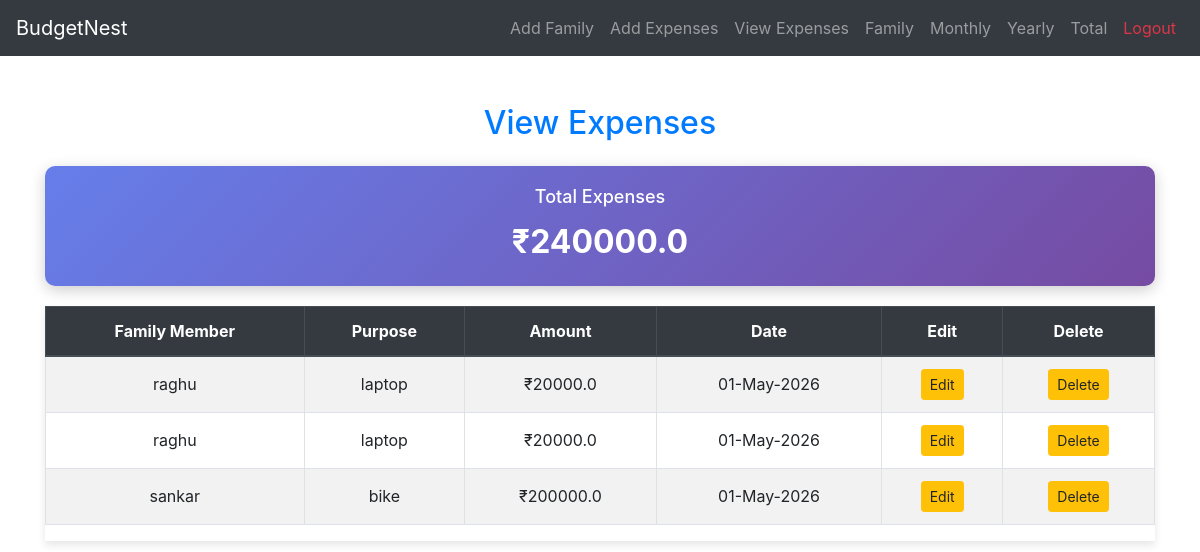
The app's page /viewexpense/ (signed in) with its own data.
### family/models.py (models this page shows, shortened)
class Expenses(models.Model):
    familyLead = models.ForeignKey(User, on_delete=models.CASCADE)
    name = models.ForeignKey(FamilyMembers, on_delete=models.CASCADE)
    purpose = models.CharField(max_length=100)
    expense = models.FloatField(max_length=100000000000000000)
    date = models.DateField(blank=True, null=True)

class FamilyMembers(models.Model): # contains family details
    familyLead = models.ForeignKey(User, on_delete=models.CASCADE)
    firstname = models.CharField(max_length=100)
    age = models.IntegerField()
    income = models.FloatField(max_length=5000000000000000)

### family/views.py (the view)
# urls.py: path('viewexpense/', views.view_expenses, name='viewexpense'),
@login_required
@never_cache
def view_expenses(request):
    expenses = Expenses.objects.filter(familyLead=request.user).order_by('-date')
    total_expense = sum(exp.expense for exp in expenses)
    context = {
        'expenses': expenses,
        'total_expense': total_expense
    }
    return render(request, 'view_expense.html', context)

### templates/view_expense.html (shortened to what this page needs)
{% extends 'base.html' %}
{% load static %}
{% block content %}
<link href="{% static 'css/view_expense.css' %}" rel="stylesheet">
<div class="container mt-5">
    <h2 class="text-center mb-4 text-primary">View Expenses</h2>
    {% if expenses %}
        <div class="total-expense-box">
            <h3>Total Expenses</h3>
            <div class="amount">₹{{ total_expense }}</div>
        </div>
        <div class="table-responsive expense-table">
            <table class="table table-striped table-bordered table-hover">
                <thead class="thead-dark">
                    <tr>
                        <th class="text-center">Family Member</th>
                        <th class="text-center">Purpose</th>
                        <th class="text-center">Amount</th>
                        <th class="text-center">Date</th>
                        <th class="text-center">Edit</th>
                        <th class="text-center">Delete</th>
                    </tr>
                </thead>
                <tbody>
                    {% for expense in expenses %}
                        <tr>
                            <td class="text-center">{{ expense.name.firstname }}</td>
                            <td class="text-center">{{ expense.purpose }}</td>
                            <td class="text-center">₹{{ expense.expense }}</td>
                            <td class="text-center">{{ expense.date|date:"d-M-Y" }}</td>
                            <td class="text-center">
                                <a href="{% url 'updateexpense' expense.id %}" class="btn btn-warning btn-sm">Edit</a>
                            </td>
                            <td class="text-center">
                                <a href="{% url 'deleteexpense' expense.id %}" class="btn btn-warning btn-sm">Delete</a>
                            </td>
                        </tr>
                    {% endfor %}
                </tbody>
            </table>
        </div>
    {% else %}
        <div class="no-expenses">
            <p>No expenses recorded yet.</p>
            <a href="{% url 'addexpense' %}" class="btn btn-primary">Add an Expense</a>
        </div>
    {% endif %}
</div>
{% endblock %}

### templates/base.html (shortened to what this page needs)
<!DOCTYPE html>
<html lang="en">
<head>
    <link rel="stylesheet" href="https://maxcdn.bootstrapcdn.com/bootstrap/4.5.2/css/bootstrap.min.css">
</head>
<body>
{% include 'navbar.html' %}
<div>
    {% block content %}
    {% endblock %}
</div>
</body>
</html>

### templates/navbar.html (shortened to what this page needs)
   <nav class="navbar navbar-expand-md navbar-dark bg-dark fixed-top">
       <a class="navbar-brand" href="{% url 'dashboard' %}">BudgetNest</a>
       <div class="collapse navbar-collapse" id="navbarNav">
           <ul class="navbar-nav ml-auto">
               <li class="nav-item">
                   <a class="nav-link" href="{% url 'addfamily' %}">Add Family</a>
               </li>
               <li class="nav-item">
                   <a class="nav-link" href="{% url 'addexpense' %}">Add Expenses</a>
               </li>
               <li class="nav-item">
                   <a class="nav-link" href="{% url 'viewexpense' %}">View Expenses</a>
               </li>
               <li class="nav-item">
                   <a class="nav-link" href="{% url 'seefamily' %}">Family</a>
               </li>
               <li class="nav-item">
                   <a class="nav-link" href="{% url 'monthlyreport' %}">Monthly</a>
               </li>
               <li class="nav-item">
                   <a class="nav-link" href="{% url 'yearlyreport' %}">Yearly</a>
               </li>
               <li class="nav-item">
                   <a class="nav-link" href="{% url 'totalexpense' %}">Total</a>
               </li>
               <li class="nav-item">
                   <form method="POST" action="{% url 'logout' %}" style="display: inline;">
                       <button type="submit" class="nav-link btn btn-link text-danger" style="border: none; background: none; cursor: pointer;">Logout</button>
                   </form>
               </li>
           </ul>
       </div>
   </nav>

### static/css/view_expense.css (style rules this page uses)
.expense-table { margin-top: 20px; box-shadow: 0 4px 8px rgba(0, 0, 0, 0.1); }
.table th { background-color: #007bff; color: white; }
.table td { vertical-align: middle; }
.total-expense-box { background: linear-gradient(135deg, #667eea 0%, #764ba2 100%); color: white; padding: 20px; border-radius: 10px; text-align: center; margin: 20px 0; box-shadow: 0 4px 15px rgba(0, 0, 0, 0.2); }
.total-expense-box h3 { margin: 0; font-size: 18px; }
.total-expense-box .amount { font-size: 32px; font-weight: bold; margin-top: 10px; }

### templates/base.html (style rules this page uses)
body { margin: 0; padding-top: 56px; }

### records on screen
Expenses: name.firstname "raghu", purpose "laptop", expense "20000.0", date "01-May-2026"
Expenses: name.firstname "raghu", purpose "laptop", expense "20000.0", date "01-May-2026"
Expenses: name.firstname "sankar", purpose "bike", expense "200000.0", date "01-May-2026"

### other values on screen
{{ total_expense }} "240000.0"
